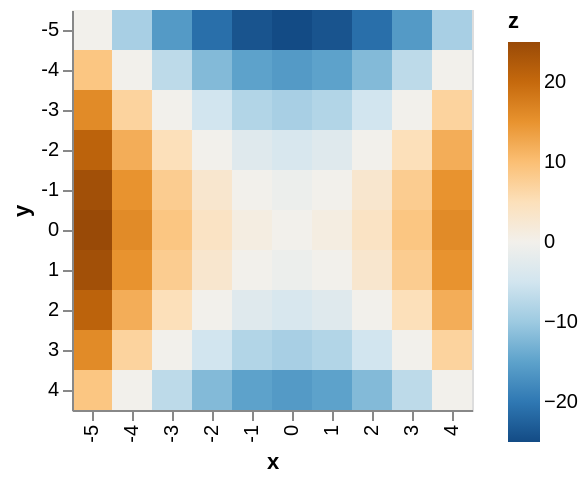

The notebook cell this image was saved under:
### Code cell
import altair as alt
import numpy as np
import pandas as pd

# Compute x^2 + y^2 across a 2D grid
x, y = np.meshgrid(range(-5, 5), range(-5, 5))
z = x ** 2 - y ** 2

# Convert this grid to columnar data expected by Altair
source = pd.DataFrame({'x': x.ravel(),
                     'y': y.ravel(),
                     'z': z.ravel()})

alt.Chart(source).mark_rect().encode(
    x='x:O',
    y='y:O',
    color=alt.Color(
        "z:Q",
        scale=alt.Scale(
            scheme="blueorange"
        )
    )
)

### Figure 1 — Vega-Lite specification as saved in the notebook (floating-point values rounded to 4 significant figures)
{"config": {"view": {"continuousWidth": 400, "continuousHeight": 300}}, "data": {"name": "data-3cdbcc458970e1537add55003d1b3579"}, "mark": "rect", "encoding": {"color": {"type": "quantitative", "field": "z", "scale": {"scheme": "blueorange"}}, "x": {"type": "ordinal", "field": "x"}, "y": {"type": "ordinal", "field": "y"}}, "$schema": "https://vega.github.io/schema/vega-lite/v4.8.1.json", "datasets": {"data-3cdbcc458970e1537add55003d1b3579": [{"x": -5, "y": -5, "z": 0}, {"x": -4, "y": -5, "z": -9}, {"x": -3, "y": -5, "z": -16}, {"x": -2, "y": -5, "z": -21}, {"x": -1, "y": -5, "z": -24}, {"x": 0, "y": -5, "z": -25}, {"x": 1, "y": -5, "z": -24}, {"x": 2, "y": -5, "z": -21}, {"x": 3, "y": -5, "z": -16}, {"x": 4, "y": -5, "z": -9}, {"x": -5, "y": -4, "z": 9}, {"x": -4, "y": -4, "z": 0}, {"x": -3, "y": -4, "z": -7}, {"x": -2, "y": -4, "z": -12}, {"x": -1, "y": -4, "z": -15}, {"x": 0, "y": -4, "z": -16}, {"x": 1, "y": -4, "z": -15}, {"x": 2, "y": -4, "z": -12}, {"x": 3, "y": -4, "z": -7}, {"x": 4, "y": -4, "z": 0}, {"x": -5, "y": -3, "z": 16}, {"x": -4, "y": -3, "z": 7}, {"x": -3, "y": -3, "z": 0}, {"x": -2, "y": -3, "z": -5}, {"x": -1, "y": -3, "z": -8}, {"x": 0, "y": -3, "z": -9}, {"x": 1, "y": -3, "z": -8}, {"x": 2, "y": -3, "z": -5}, {"x": 3, "y": -3, "z": 0}, {"x": 4, "y": -3, "z": 7}, {"x": -5, "y": -2, "z": 21}, {"x": -4, "y": -2, "z": 12}, {"x": -3, "y": -2, "z": 5}, {"x": -2, "y": -2, "z": 0}, {"x": -1, "y": -2, "z": -3}, {"x": 0, "y": -2, "z": -4}, {"x": 1, "y": -2, "z": -3}, {"x": 2, "y": -2, "z": 0}, {"x": 3, "y": -2, "z": 5}, {"x": 4, "y": -2, "z": 12}, {"x": -5, "y": -1, "z": 24}, {"x": -4, "y": -1, "z": 15}, {"x": -3, "y": -1, "z": 8}, {"x": -2, "y": -1, "z": 3}, {"x": -1, "y": -1, "z": 0}, {"x": 0, "y": -1, "z": -1}, {"x": 1, "y": -1, "z": 0}, {"x": 2, "y": -1, "z": 3}, {"x": 3, "y": -1, "z": 8}, {"x": 4, "y": -1, "z": 15}, {"x": -5, "y": 0, "z": 25}, {"x": -4, "y": 0, "z": 16}, {"x": -3, "y": 0, "z": 9}, {"x": -2, "y": 0, "z": 4}, {"x": -1, "y": 0, "z": 1}, {"x": 0, "y": 0, "z": 0}, {"x": 1, "y": 0, "z": 1}, {"x": 2, "y": 0, "z": 4}, {"x": 3, "y": 0, "z": 9}, {"x": 4, "y": 0, "z": 16}, {"x": -5, "y": 1, "z": 24}, {"x": -4, "y": 1, "z": 15}, {"x": -3, "y": 1, "z": 8}, {"x": -2, "y": 1, "z": 3}, {"x": -1, "y": 1, "z": 0}, {"x": 0, "y": 1, "z": -1}, {"x": 1, "y": 1, "z": 0}, {"x": 2, "y": 1, "z": 3}, {"x": 3, "y": 1, "z": 8}, {"x": 4, "y": 1, "z": 15}, {"x": -5, "y": 2, "z": 21}, {"x": -4, "y": 2, "z": 12}, {"x": -3, "y": 2, "z": 5}, {"x": -2, "y": 2, "z": 0}, {"x": -1, "y": 2, "z": -3}, {"x": 0, "y": 2, "z": -4}, {"x": 1, "y": 2, "z": -3}, {"x": 2, "y": 2, "z": 0}, {"x": 3, "y": 2, "z": 5}, {"x": 4, "y": 2, "z": 12}, {"x": -5, "y": 3, "z": 16}, {"x": -4, "y": 3, "z": 7}, {"x": -3, "y": 3, "z": 0}, {"x": -2, "y": 3, "z": -5}, {"x": -1, "y": 3, "z": -8}, {"x": 0, "y": 3, "z": -9}, {"x": 1, "y": 3, "z": -8}, {"x": 2, "y": 3, "z": -5}, {"x": 3, "y": 3, "z": 0}, {"x": 4, "y": 3, "z": 7}, {"x": -5, "y": 4, "z": 9}, {"x": -4, "y": 4, "z": 0}, {"x": -3, "y": 4, "z": -7}, {"x": -2, "y": 4, "z": -12}, {"x": -1, "y": 4, "z": -15}, {"x": 0, "y": 4, "z": -16}, {"x": 1, "y": 4, "z": -15}, {"x": 2, "y": 4, "z": -12}, {"x": 3, "y": 4, "z": -7}, {"x": 4, "y": 4, "z": 0}]}}
